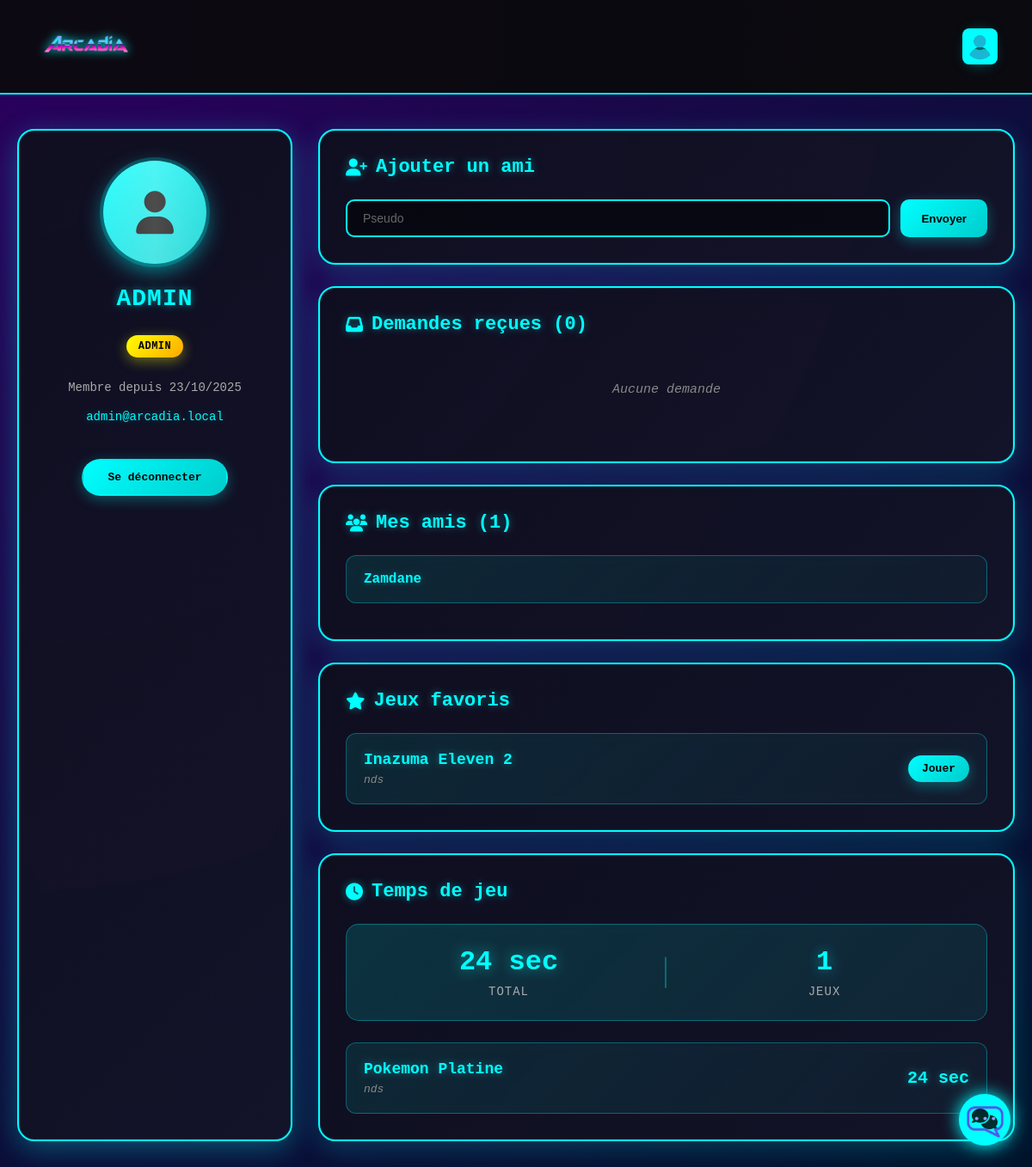
The app's page /profile.php (signed in) with its own data.
### tables this page shows
CREATE TABLE `users` (
  `id` int NOT NULL,
  `username` varchar(100) NOT NULL,
  `email` varchar(150) NOT NULL,
  `password_hash` varchar(255) NOT NULL,
  `is_admin` tinyint(1) DEFAULT '0',
  `created_at` timestamp NULL DEFAULT CURRENT_TIMESTAMP
);

CREATE TABLE `friendships` (
  `id` int NOT NULL,
  `requester_id` int NOT NULL,
  `requested_id` int NOT NULL,
  `status` enum('pending','accepted','declined') NOT NULL DEFAULT 'pending',
  `created_at` datetime NOT NULL DEFAULT CURRENT_TIMESTAMP,
  `updated_at` datetime NOT NULL DEFAULT CURRENT_TIMESTAMP ON UPDATE CURRENT_TIMESTAMP
);

CREATE TABLE `games` (
  `id` int NOT NULL,
  `title` varchar(100) NOT NULL,
  `file_path` varchar(255) NOT NULL,
  `cover_path` varchar(255) NOT NULL,
  `console` varchar(50) NOT NULL DEFAULT 'nds',
  `created_at` timestamp NULL DEFAULT CURRENT_TIMESTAMP
);

CREATE TABLE `user_game_times` (
  `user_id` int NOT NULL,
  `game_id` int NOT NULL,
  `total_seconds` int UNSIGNED NOT NULL DEFAULT '0',
  `last_played_at` datetime NOT NULL DEFAULT CURRENT_TIMESTAMP
);

### profile.php (the view, shortened to what this page needs)
<?php
require_once 'backend/db_connect.php';
$user_id = $_SESSION['user_id'];
$view_user_id = $user_id;
if (isset($_GET['user'])) {
    $stmt = $bdd->prepare("SELECT id, username, email, is_admin, created_at FROM users WHERE username = ?");
    $stmt->execute([$_GET['user']]);
    $view_user = $stmt->fetch(PDO::FETCH_ASSOC);
    if ($view_user) {
        $view_user_id = $view_user['id'];
        $user = $view_user;
    } else {
        $user = null;
    }
} else {
    $stmt = $bdd->prepare("SELECT username, email, is_admin, created_at FROM users WHERE id = ?");
    $stmt->execute([$user_id]);
    $user = $stmt->fetch(PDO::FETCH_ASSOC);
}
$is_own_profile = ($view_user_id == $user_id);
$can_see_times = $is_own_profile;
$game_times = [];
$favorites = [];
if ($can_see_times) {
    $stmt = $bdd->prepare("
        SELECT g.title, g.console, ugt.total_seconds, ugt.last_played_at
        FROM user_game_times ugt
        JOIN games g ON g.id = ugt.game_id
        WHERE ugt.user_id = ?
        ORDER BY ugt.total_seconds DESC
    ");
    $stmt->execute([$view_user_id]);
    $game_times = $stmt->fetchAll(PDO::FETCH_ASSOC);
    $fav_stmt = $bdd->prepare("
        SELECT g.title, g.console, g.id
        FROM favorites f
        JOIN games g ON g.id = f.game_id
        WHERE f.user_id = ?
    ");
    $fav_stmt->execute([$view_user_id]);
    $favorites = $fav_stmt->fetchAll(PDO::FETCH_ASSOC);
}
$total_seconds = 0;
foreach ($game_times as $gt) {
    $total_seconds += $gt['total_seconds'];
}
$friends = [];
$requests = [];
if ($is_own_profile) {
    $stmt = $bdd->prepare("
        SELECT f.id, f.status, u.username, u.id as friend_id
        FROM friendships f
        JOIN users u ON (u.id = f.requested_id AND f.requester_id = ?) OR (u.id = f.requester_id AND f.requested_id = ?)
        WHERE (f.requester_id = ? OR f.requested_id = ?) AND f.status = 'accepted'
    ");
    $stmt->execute([$user_id, $user_id, $user_id, $user_id]);
    $friends = $stmt->fetchAll(PDO::FETCH_ASSOC);
    $stmt = $bdd->prepare("
        SELECT f.id, u.username
        FROM friendships f
        JOIN users u ON u.id = f.requester_id
        WHERE f.requested_id = ? AND f.status = 'pending'
    ");
    $stmt->execute([$user_id]);
    $requests = $stmt->fetchAll(PDO::FETCH_ASSOC);
}
function formatTime($seconds) {
    if ($seconds < 60) return $seconds . ' sec';
    $minutes = floor($seconds / 60);
    $hours = floor($minutes / 60);
    $mins = $minutes % 60;
    return $hours . 'h ' . $mins . 'min';
}
?>
<!DOCTYPE html>
<html lang="fr">
<head>
  <link rel="stylesheet" href="style/styles.css">
  <link rel="stylesheet" href="style/navbar.css">
  <link rel="stylesheet" href="style/profile.css">
</head>
<body>
  <?php include 'partials/nav.php'; ?>
  <main class="profile-main">
    <div class="profile-container">
      <div class="profile-header">
        <div class="avatar">
          <i class="fa-solid fa-user"></i>
        </div>
        <h1><?= htmlspecialchars($user['username']) ?></h1>
        <?php if ($user['is_admin']): ?>
          <span class="badge">Admin</span>
        <?php endif; ?>
        <p>Membre depuis <?= date('d/m/Y', strtotime($user['created_at'])) ?></p>
        <p class="email"><?= htmlspecialchars($user['email']) ?></p>
        <?php if ($is_own_profile): ?>
          <a href="logout.php" class="btn-logout">Se déconnecter</a>
        <?php endif; ?>
      </div>
      <div class="profile-content">
        <?php if ($is_own_profile): ?>
        <div class="card">
          <h2><i class="fa-solid fa-user-plus"></i> Ajouter un ami</h2>
          <form method="post">
            <input type="text" name="friend_username" placeholder="Pseudo" required>
            <button type="submit">Envoyer</button>
          </form>
        </div>
        <div class="card">
          <h2><i class="fa-solid fa-inbox"></i> Demandes reçues (<?= count($requests) ?>)</h2>
          <?php if (empty($requests)): ?>
            <p class="empty">Aucune demande</p>
          <?php endif; ?>
        </div>
        <div class="card">
          <h2><i class="fa-solid fa-users"></i> Mes amis (<?= count($friends) ?>)</h2>
          <?php if (empty($friends)): ?>
            <p class="empty">Pas encore d'amis</p>
          <?php else: ?>
            <ul class="friends-list">
              <?php foreach ($friends as $friend): ?>
                <li>
                  <a href="profile.php?user=<?= urlencode($friend['username']) ?>">
                    <?= htmlspecialchars($friend['username']) ?>
                  </a>
                </li>
              <?php endforeach; ?>
            </ul>
          <?php endif; ?>
        </div>
        <?php endif; ?>
        <div class="card">
          <h2><i class="fa-solid fa-star"></i> Jeux favoris</h2>
          <?php if (!$can_see_times): ?>
            <p class="empty">Profil privé</p>
          <?php else: ?>
            <?php if (empty($favorites)): ?>
                <p class="empty">Aucun favori</p>
            <?php else: ?>
                <div class="games-list">
                    <?php foreach ($favorites as $fav): ?>
                        <div class="game-item">
                            <div>
                                <strong><?= htmlspecialchars($fav['title']) ?></strong>
                                <span class="console"><?= htmlspecialchars($fav['console']) ?></span>
                            </div>
                            <a href="play.php?id=<?= $fav['id'] ?>" class="btn-small">Jouer</a>
                        </div>
                    <?php endforeach; ?>
                </div>
            <?php endif; ?>
          <?php endif; ?>
        </div>
        <div class="card">
          <h2><i class="fa-solid fa-clock"></i> Temps de jeu</h2>
          <?php if (!$can_see_times): ?>
            <p class="empty">Profil privé - Ajoutez cette personne en ami pour voir ses temps de jeu</p>
          <?php else: ?>
          <div class="stats">
            <div>
              <strong><?= formatTime($total_seconds) ?></strong>
              <span>Total</span>
            </div>
            <div>
              <strong><?= count($game_times) ?></strong>
              <span>Jeux</span>
            </div>
          </div>
          <?php if (empty($game_times)): ?>
            <p class="empty">Aucun temps enregistré</p>
          <?php else: ?>
            <div class="games-list">
              <?php foreach ($game_times as $gt): ?>
                <div class="game-item">
                  <div>
                    <strong><?= htmlspecialchars($gt['title']) ?></strong>
                    <span class="console"><?= htmlspecialchars($gt['console']) ?></span>
                  </div>
                  <div class="time"><?= formatTime($gt['total_seconds']) ?></div>
                </div>
              <?php endforeach; ?>
            </div>
          <?php endif; ?>
          <?php endif; ?>
        </div>
      </div>
    </div>
  </main>
</body>
</html>

### partials/nav.php (shortened to what this page needs)
<nav class="navbar">
  <div class="nav-center">
    <a href="index.php" class="nav-logo-link">
      <img src="asset/Logo.png" alt="Arcadia" class="nav-logo">
    </a>
  </div>
  <div class="nav-right">
    <?php if (!empty($_SESSION['user_id'])): ?>
      <a href="profile.php" class="login-btn" title="Profil">
        <i class="fa-solid fa-user"></i>
      </a>
    <?php endif; ?>
  </div>
  <?php if (!empty($_SESSION['user_id'])): ?>
    <button class="chat-btn" title="Messagerie">
      <i class="fa-solid fa-comments"></i>
    </button>
  <?php endif; ?>
</nav>

### style/styles.css (style rules this page uses)
body { background: radial-gradient(circle at top left, #2b005f, #00132b, #000); background-attachment: fixed; color: #0ff; font-family: monospace; margin: 0; padding: 0; min-height: 100vh; animation: bgMove 20s ease-in-out infinite alternate; background-size: 200% 200%; }
.chat-btn { position: fixed; bottom: 25px; right: 25px; width: 60px; height: 60px; background: #0ff; border: none; border-radius: 50%; color: #000; font-size: 24px; cursor: pointer; box-shadow: 0 0 20px #0ff; transition: transform 0.2s ease, box-shadow 0.3s ease; z-index: 1000; }

### style/navbar.css (style rules this page uses)
main { margin-top: 120px; // espace par défaut pour compenser la navbar }
.nav-logo { width: 150px; height: auto; filter: drop-shadow(0 0 6px #0ff); transition: transform 0.3s ease; }
.navbar { position: fixed; top: 0; left: 0; width: 100%; background: rgba(10, 10, 10, 0.9); color: #0ff; display: flex; justify-content: space-between; align-items: center; padding: 10px 25px; border-bottom: 2px solid #0ff; z-index: 1000; box-sizing: border-box; padding-right: 40px; }
.login-btn { width: 21px; height: 42px; background: #0ff; color: #000; border-radius: 8px; display: flex; align-items: center; justify-content: center; text-decoration: none; font-size: 18px; font-weight: bold; padding: 0 10px; transition: background 0.3s ease, transform 0.2s ease; }

### records on screen
users: username "ADMIN", created_at "23/10/2025", email "admin@arcadia.local"
friendships: requested.username "Zamdane"
games: title "Inazuma Eleven 2", console "nds"
user_game_times: game.title "Pokemon Platine", game.console "nds", total_seconds "24 sec"

### other values on screen
count($requests) "0"
count($friends) "1"
formatTime($total_seconds) "24 sec"
count($game_times) "1"
